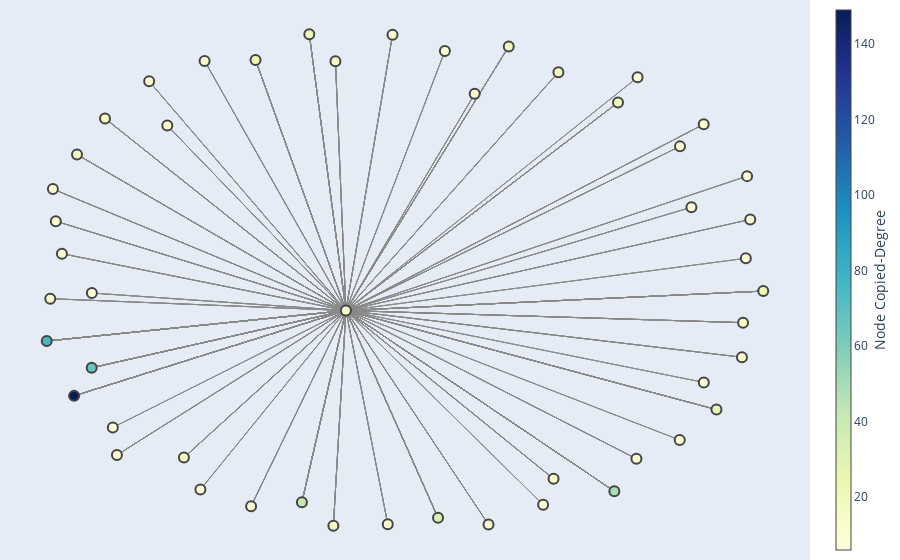

Notebook code for this chart:
### Markdown cell above
####Visualize the graph for the top 50 cc'ed individuals based on in-degree centrality.
In-degree centrality measures the number of incoming edges from a node (individual), indicating its influence in terms of receiving emails.

### Code cell
# Create lists of email interactions for copied (cc'd)
edges = []
author_index, email_index, tag_index = 0, 1, 2
for row in df.iter_rows():
    if row[tag_index] == 'author':
        author_email = row[email_index]
    elif row[tag_index] == 'copied':
        copied_email = row[email_index]
        edges.append((author_email, copied_email))

# Build the directed graph
G = nx.MultiDiGraph()
G.add_edges_from(edges)

# Calculate in-degree centrality (since copied nodes are like recipients)
copied_degree_centrality = nx.in_degree_centrality(G)

# Identify top 50 nodes based on copied degree centrality
top_50_copied_degree = sorted(copied_degree_centrality.items(), key=lambda x: x[1], reverse=True)[:50] # modify the top X number as required.
top_50_nodes_by_copied_degree = [node for node, _ in top_50_copied_degree]

# Create a subgraph with the top 50 nodes
H_sub = G.subgraph(top_50_nodes_by_copied_degree)

# Create a new MultiDiGraph based on the subgraph
H = nx.MultiDiGraph()
H.add_nodes_from(H_sub.nodes(data=True))
H.add_edges_from(H_sub.edges(keys=True, data=True))

# Remove nodes with 0 connections from the new graph
nodes_with_no_edges = [n for n, d in H.degree() if d == 0]
H.remove_nodes_from(nodes_with_no_edges)

# Layout for the graph without a seed or with different seeds
pos = nx.spring_layout(H, seed=42)

# Hover text to mention # of Connections
copied_degrees = dict(H.in_degree())
hover_texts = [f'Node: {node}<br># of Connections: {copied_degrees[node]}' for node in H.nodes()]

# Extract edge positions and prepare hover text for edges
edge_x = []
edge_y = []
edge_hover_text = []
for edge in H.edges():
    x0, y0 = pos[edge[0]]
    x1, y1 = pos[edge[1]]
    edge_x.extend([x0, x1, None])
    edge_y.extend([y0, y1, None])
    # Display the connected nodes in the hover text
    edge_hover_text.extend([f'{edge[0]} - {edge[1]}', f'{edge[0]} - {edge[1]}', None])

edge_trace = go.Scatter(x=edge_x, y=edge_y, line=dict(width=0.5, color='#888'), hoverinfo='text', mode='lines',
                        text=edge_hover_text)

node_x = [pos[node][0] for node in H.nodes()]
node_y = [pos[node][1] for node in H.nodes()]

node_color = [copied_degrees[node] for node in H.nodes()]
node_trace = go.Scatter(x=node_x, y=node_y, mode='markers', hoverinfo='text', text=[f'Node: {node}<br># of Incoming Connections: {copied_degrees[node]}' for node in H.nodes()],
                        marker=dict(showscale=True, colorscale='YlGnBu', color=node_color, size=10,
                                    colorbar=dict(thickness=15, title='Node Copied-Degree', xanchor='left', titleside='right'), line_width=2))

fig = go.Figure(data=[edge_trace, node_trace], layout=go.Layout(showlegend=False, hovermode='closest',
                                                                margin=dict(b=0, l=0, r=0, t=0),
                                                                xaxis=dict(showgrid=False, zeroline=False, showticklabels=False),
                                                                yaxis=dict(showgrid=False, zeroline=False, showticklabels=False)))

fig.show()

### Figure 1 — Plotly figure (JSON) as saved in the notebook; plotly's stock layout.template omitted (floating-point values rounded to 4 significant figures; data arrays with more than 128 entries replaced by an {"elided": "..."} marker saying what was removed)
{"data": [{"hoverinfo": "text", "line": {"color": "#888", "width": 0.5}, "mode": "lines", "text": {"elided": "2763 str values"}, "type": "scatter", "x": {"elided": "2763 float values"}, "y": {"elided": "2763 float values"}}, {"hoverinfo": "text", "marker": {"color": [12, 9, 7, 15, 11, 9, 27, 6, 8, 14, 6, 67, 7, 9, 11, 9, 9, 10, 10, 6, 9, 16, 12, 8, 34, 7, 6, 20, 149, 77, 42, 10, 9, 22, 20, 6, 10, 10, 49, 10, 8, 13, 17, 21, 24, 11, 6, 16, 7, 10], "colorbar": {"thickness": 15, "title": {"side": "right", "text": "Node Copied-Degree"}, "xanchor": "left"}, "colorscale": [[0, "rgb(255,255,217)"], [0.125, "rgb(237,248,177)"], [0.25, "rgb(199,233,180)"], [0.375, "rgb(127,205,187)"], [0.5, "rgb(65,182,196)"], [0.625, "rgb(29,145,192)"], [0.75, "rgb(34,94,168)"], [0.875, "rgb(37,52,148)"], [1, "rgb(8,29,88)"]], "line": {"width": 2}, "showscale": true, "size": 10}, "mode": "markers", "text": ["Node: morgan@pax.com<br># of Incoming Connections: 12", "Node: jessica@juul.com<br># of Incoming Connections: 9", "Node: bob@juul.com<br># of Incoming Connections: 7", "Node: jennifer@pax.com<br># of Incoming Connections: 15", "Node: janel@pax.com<br># of Incoming Connections: 11", "Node: karen@pax.com<br># of Incoming Connections: 9", "Node: peter@juul.com<br># of Incoming Connections: 27", "Node: mktg@ploom.com<br># of Incoming Connections: 6", "Node: nora@juul.com<br># of Incoming Connections: 8", "Node: michaels@juul.com<br># of Incoming Connections: 14", "Node: dima@pax.com<br># of Incoming Connections: 6", "Node: ashley@pax.com<br># of Incoming Connections: 67", "Node: scott@ploom.com<br># of Incoming Connections: 7", "Node: sarah@ploom.com<br># of Incoming Connections: 9", "Node: amanda@juullabs.com<br># of Incoming Connections: 11", "Node: kmortensen@pax.com<br># of Incoming Connections: 9", "Node: kelly@pax.com<br># of Incoming Connections: 9", "Node: tyler@juul.com<br># of Incoming Connections: 10", "Node: kate@juul.com<br># of Incoming Connections: 10", "Node: rterra@juul.com<br># of Incoming Connections: 6", "Node: byip@juul.com<br># of Incoming Connections: 9", "Node: erica@pax.com<br># of Incoming Connections: 16", "Node: tania@juul.com<br># of Incoming Connections: 12", "Node: ashleygould@juul.com<br># of Incoming Connections: 8", "Node: lauryn@pax.com<br># of Incoming Connections: 34", "Node: raf@pax.com<br># of Incoming Connections: 7", "Node: chelsea@juul.com<br># of Incoming Connections: 6", "Node: richard@pax.com<br># of Incoming Connections: 20", "Node: kate@pax.com<br># of Incoming Connections: 149", "Node: sarah@pax.com<br># of Incoming Connections: 77", "Node: chelseakania@pax.com<br># of Incoming Connections: 42", "Node: tyler@juullabs.com<br># of Incoming Connections: 10", "Node: amanda@juul.com<br># of Incoming Connections: 9", "Node: vdavis@juul.com<br># of Incoming Connections: 22", "Node: christopher.karimian@juul.com<br># of Incoming Connections: 20", "Node: joellen@pax.com<br># of Incoming Connections: 6", "Node: spencer@pax.com<br># of Incoming Connections: 10", "Node: christine@juul.com<br># of Incoming Connections: 10", "Node: kate@ploom.com<br># of Incoming Connections: 49", "Node: laina@pax.com<br># of Incoming Connections: 10", "Node: scott@pax.com<br># of Incoming Connections: 8", "Node: camilla@juul.com<br># of Incoming Connections: 13", "Node: chelseakania@ploom.com<br># of Incoming Connections: 17", "Node: jono@pax.com<br># of Incoming Connections: 21", "Node: peter@pax.com<br># of Incoming Connections: 24", "Node: nancy@pax.com<br># of Incoming Connections: 11", "Node: bobbyv@juul.com<br># of Incoming Connections: 6", "Node: paola@juul.com<br># of Incoming Connections: 16", "Node: nathan@juul.com<br># of Incoming Connections: 7", "Node: bob@juullabs.com<br># of Incoming Connections: 10"], "type": "scatter", "x": [-0.01715, 0.7716, -0.5442, -0.8828, -0.145, -0.6848, 0.8716, -0.7845, -0.842, 0.4247, 0.3961, -0.8425, 0.1265, -0.9242, 0.2463, 0.652, -0.5327, 0.8367, -0.4051, 0.8369, -0.9562, -0.806, -0.1737, 0.2083, 0.1077, 0.9557, 0.6552, 0.3017, -0.8907, -0.9658, -0.2657, 0.9416, -0.635, -0.3929, -0.2455, 0.7709, -0.9489, 0.4381, 0.5915, -0.03021, 0.9643, -0.1794, -0.5894, 0.6015, 1, -0.9409, 0.9522, 0.9446, 0.8029, -0.7732], "y": [0.9966, 0.5447, -0.8451, 0.5115, -0.1201, 0.8081, -0.5213, -0.5937, -0.04926, -0.8018, -0.9071, -0.3519, 0.9313, 0.1101, -0.987, -0.7205, 0.8909, 0.6344, -0.9124, -0.4112, -0.07215, 0.658, 0.8893, 0.7574, -0.9596, 0.4242, 0.8245, 0.9496, -0.4657, -0.2437, -0.8963, -0.3093, 0.6288, 0.8947, 0.9988, -0.6446, 0.3718, 0.845, -0.8519, -0.9852, 0.2489, -0.9917, -0.7154, 0.7227, -0.04138, 0.2417, 0.09132, -0.1693, 0.2983, -0.7053]}], "layout": {"hovermode": "closest", "margin": {"b": 0, "l": 0, "r": 0, "t": 0}, "showlegend": false, "xaxis": {"showgrid": false, "showticklabels": false, "zeroline": false}, "yaxis": {"showgrid": false, "showticklabels": false, "zeroline": false}}}
